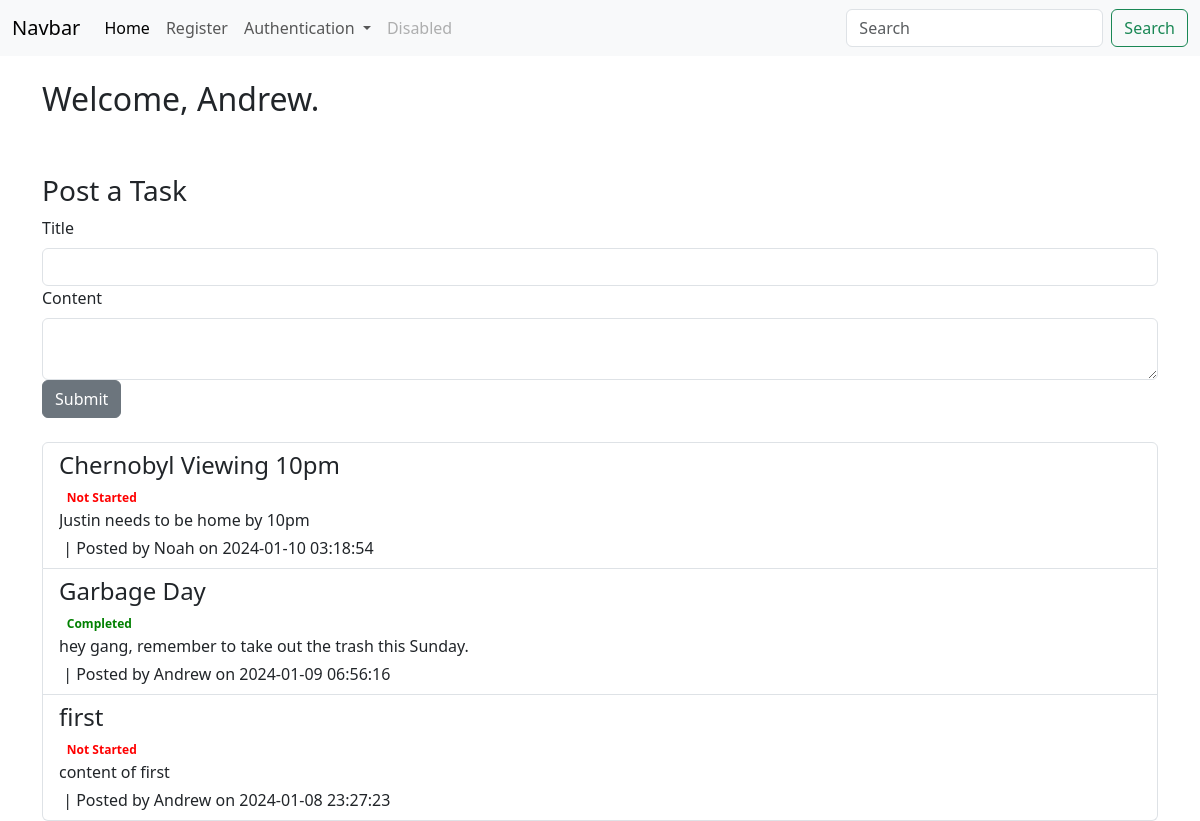
Page / (signed in) on the earlier database version.
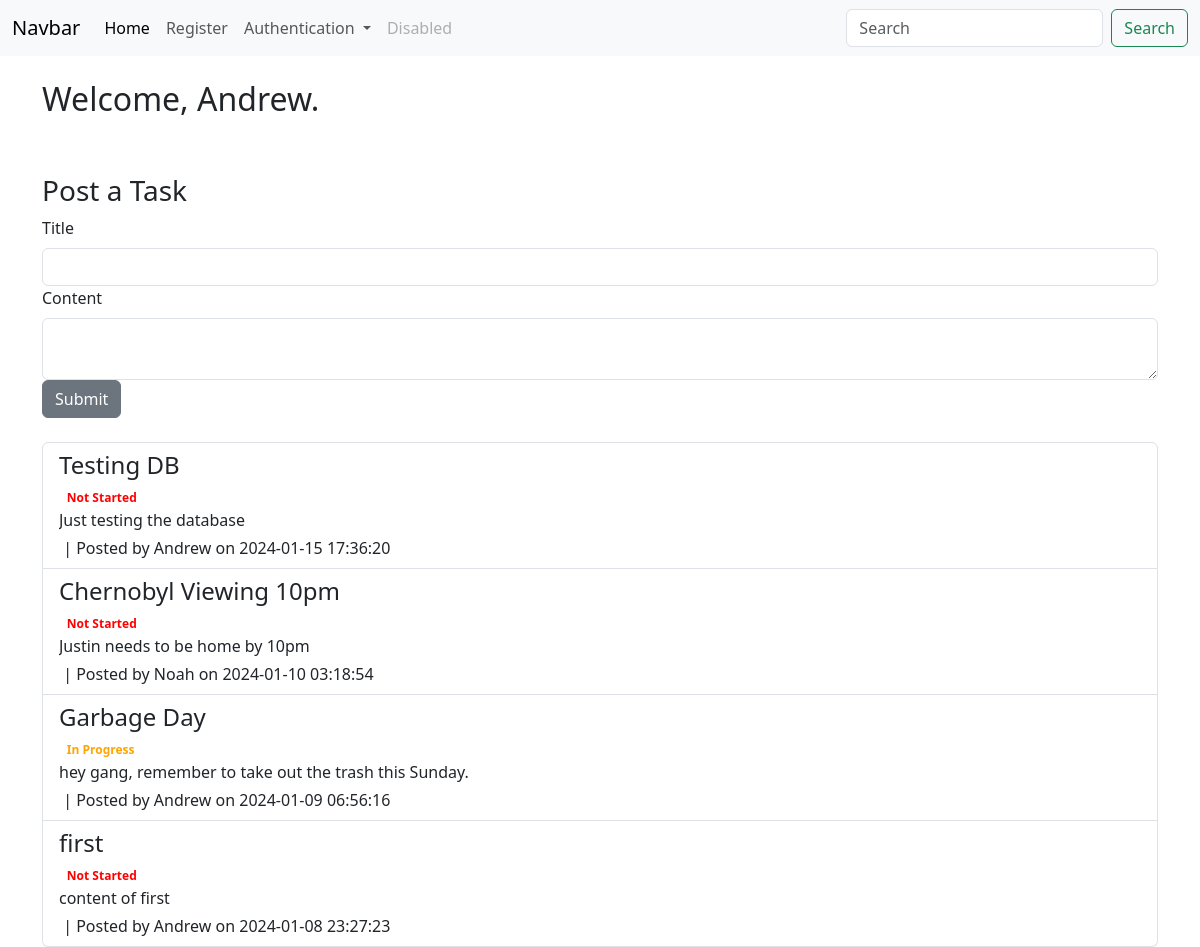
Same page on the later database version.
### app/models/models.py (models this page shows, shortened)
class Users(db.Model, UserMixin):
    id = db.Column(db.Integer, primary_key=True)
    key = db.Column(db.String(20), nullable=False)
    username = db.Column(db.String(20), nullable=False, unique=True)
    name = db.Column(db.String(40), nullable=False)
    date_added = db.Column(db.DateTime, default=datetime.utcnow)
    password_hash = db.Column(db.String(128))
    @property
    def password(self):
        raise AttributeError('password is not a readable attribute!')

class GroupTasks(db.Model): # TODO reference other users, and each user can see their tasks
    id = db.Column(db.Integer, primary_key=True)
    poster_id = db.Column(db.Integer, db.ForeignKey('users.id'))
    title = db.Column(db.String(55))
    content = db.Column(db.Text)
    due_date = db.Column(db.DateTime, default=datetime.utcnow)
    date_posted = db.Column(db.DateTime, default=datetime.utcnow)
    status = db.Column(db.Integer, default = 0)
    tally = db.Column(db.Integer, default = 0)

### app/dash/routes.py (the view)
@dash_bp.route("/", methods=['GET', 'POST'])
def index():
    task_form = GroupTaskForm()
    if task_form.validate_on_submit():
        return paul.post_new_task_and_redirect(task_form)
    tasks = paul.get_homepage_tasks()
    return render_template("index.html", tasks=tasks, task_form=task_form, get_poster_name=paul.get_poster_name )

### app/forms.py
class GroupTaskForm(FlaskForm):
    title = StringField("Title", validators=[DataRequired()])
    content = CKEditorField('Content', validators=[DataRequired()])
    submit = SubmitField("Submit")

class SearchForm(FlaskForm):
    searched = StringField("Searched", validators=[DataRequired()])
    submit = SubmitField("Submit")

### app/DataInterface/group.py (called while the page is built)
    def get_homepage_tasks(self):
        tasks = GroupTasks.query.order_by(GroupTasks.date_posted)
        get_tasks = []
        for i in tasks:
            get_tasks.append(i)
        return get_tasks[::-1]

    def get_poster_name(self, poster_id ):
        return Users.query.filter_by(id = poster_id).first().name

### run.py (called while the page is built)
@app.context_processor
def base():
    form = SearchForm()
    return dict(form=form)

### app/templates/index.html (shortened to what this page needs)
{% extends 'base.html' %}
{% block content %}
<div class="container mt-4">
    {% if current_user.is_authenticated %}
        <h2>Welcome, {{ current_user.name }}.</h2> <br><br>
        <h3>Post a Task</h3>
        <form method="POST" class="mb-4">
            <div class="form-group">
                {{ task_form.title.label(class="form-label") }}
                {{ task_form.title(class="form-control") }}
            </div>
            <div class="form-group">
                {{ task_form.content.label(class="form-label") }}
                {{ task_form.content(class="form-control") }}
            </div>
            {{ task_form.submit(class="btn btn-secondary") }}
        </form>
        <div class="list-group">
            {% for task in tasks %}
                <a href="{{ url_for('dash_bp.group_task', id=task.id)}}" class="list-group-item list-group-item-action">
                    <h4 class="mb-1">{{ task.title }}</h4>
                    {% if task.status == 0 %}
                    <span class="badge badge-warning" style="color: red;">Not Started</span>
                {% elif task.status == 1 %}
                    <span class="badge badge-info" style="color: orange;">In Progress</span>
                {% elif task.status == 2 %}
                    <span class="badge badge-success" style="color: green;">Completed</span>
                {% endif %}
                    <p class="mb-1" style="max-width: 500px; overflow: hidden; text-overflow: ellipsis; white-space: nowrap;">{{ task.content }}</p>
                        &nbsp;| Posted by {{ get_poster_name(task.poster_id) }} on {{ task.date_posted.strftime('%Y-%m-%d %H:%M:%S') }}</small>
                </a>
            {% endfor %}
        </div>
</div>
{% else %}
    Please <a href="{{ url_for('auth_bp.login') }}">Login</a> <br>
    or <a href="{{ url_for('auth_bp.new_user') }}">Register</a>
{% endif %}
{% endblock %}

### app/templates/base.html (shortened to what this page needs)
<!doctype html>
<html lang="en">
    <head>
        <link href="https://cdn.jsdelivr.net/npm/bootstrap@5.3.2/dist/css/bootstrap.min.css" rel="stylesheet">
        <link href="{{url_for('static', filename='css/styles.css')}}" rel="stylesheet">
      </head>
<body>
    {%include 'navbar.html'%}
    {%block content%}
    {%endblock%}
</body>
</html>

### app/templates/navbar.html (shortened to what this page needs)
<nav class="navbar navbar-expand-lg bg-light">
    <div class="container-fluid">
      <a class="navbar-brand" href="#">Navbar</a>
      <div class="collapse navbar-collapse" id="navbarSupportedContent">
        <ul class="navbar-nav me-auto mb-2 mb-lg-0">
          <li class="nav-item">
            <a class="nav-link active" aria-current="page" href="{{ url_for('dash_bp.index') }}">Home</a>
          </li>
          <li class="nav-item">
            <a class="nav-link" href="{{ url_for('auth_bp.new_user') }}">Register</a>
          </li>
          <li class="nav-item dropdown">
            <a class="nav-link dropdown-toggle" href="#" role="button" data-bs-toggle="dropdown" aria-expanded="false">
              Authentication
            </a>
          </li>
          <li class="nav-item">
            {%if current_user.username == "admin"%}
            <li><a class="nav-link" href=#>Admin Console</a></li>
            {%else%}
            <a class="nav-link disabled">Disabled</a>
            {%endif%}
          </li>
        </ul>
        <form method="POST" action="{{url_for('search_bp.search') }}" class="d-flex">
          <input class="form-control me-2" type="search" placeholder="Search" aria-label="Search" name="searched">
          <button class="btn btn-outline-success" type="submit">Search</button>
        </form>
      </div>
    </div>
  </nav>

Differences in the rows shown:
added GroupTasks: title "Testing DB", status "Not Started", content "Just testing the database", {{ get_poster_name(task.poster_id) }} "Andrew", date_posted "2024-01-15 17:36:20"
changed GroupTasks "Garbage Day": status "Completed" → "In Progress"
